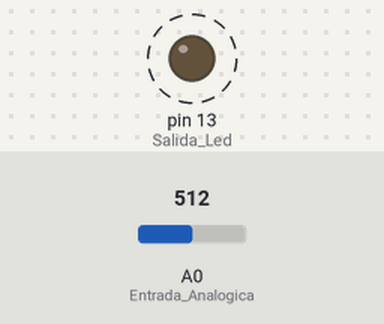
Bench run of a sketch on a simulated Arduino Uno, built with avr-gcc and run on an emulated ATmega328P. Parts: output pins drawn as LEDs (lit = HIGH). Dashed ring = blinking. The test bench sets the inputs (shaded band); at power-on: A0 (Entrada_Analogica) = 512.

Above: at 1.8 s.
1.9 s: A0 (Entrada_Analogica) set to 0
At 2.8 s:
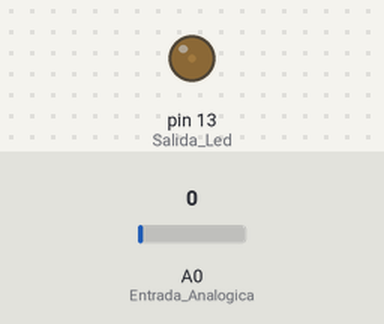
3.6 s: A0 (Entrada_Analogica) set to 122
At 3.9 s:
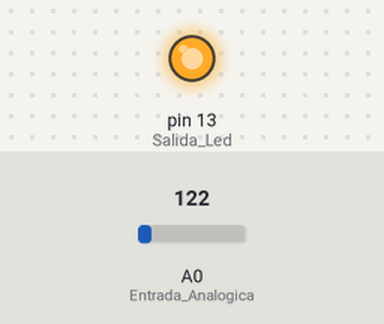
Timing chart, 0 to 13.1 s (numbered marks = the images above; inputs shaded):
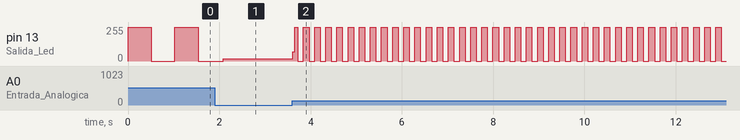

Measured:
- after the input at 3.6 s, pin 13 (Salida_Led): 16/255 → 68/255 at once, then moves between 0/255 and 255/255, repeating every 0.24 s
- by itself, pin 13 (Salida_Led): alternates 255/255 for 0.51 s and 0/255 for 0.51 s

The sketch:

Potenciometro-Led.ino
```cpp
int POTENCIOMETRO=0;

void setup(){
  pinMode(A0, INPUT);                   // Entrada Analogica (Potenciometro)
  pinMode(13, OUTPUT);                  // Salida Led
}

void loop(){
  POTENCIOMETRO=analogRead(A0);         // Lee el valor del potenciometro
                                        // Retardo minimo (1 ms)
                                        // Retardo maximo (1024 ms)


  digitalWrite(13, HIGH);               // Enciende el led
  delay(POTENCIOMETRO);                 // Retardo determinado por potenciometro (ms)
  digitalWrite(13, LOW);                // Apaga el led
  delay(POTENCIOMETRO);                 // Retardo determinado por el potenciometro.
}
```
